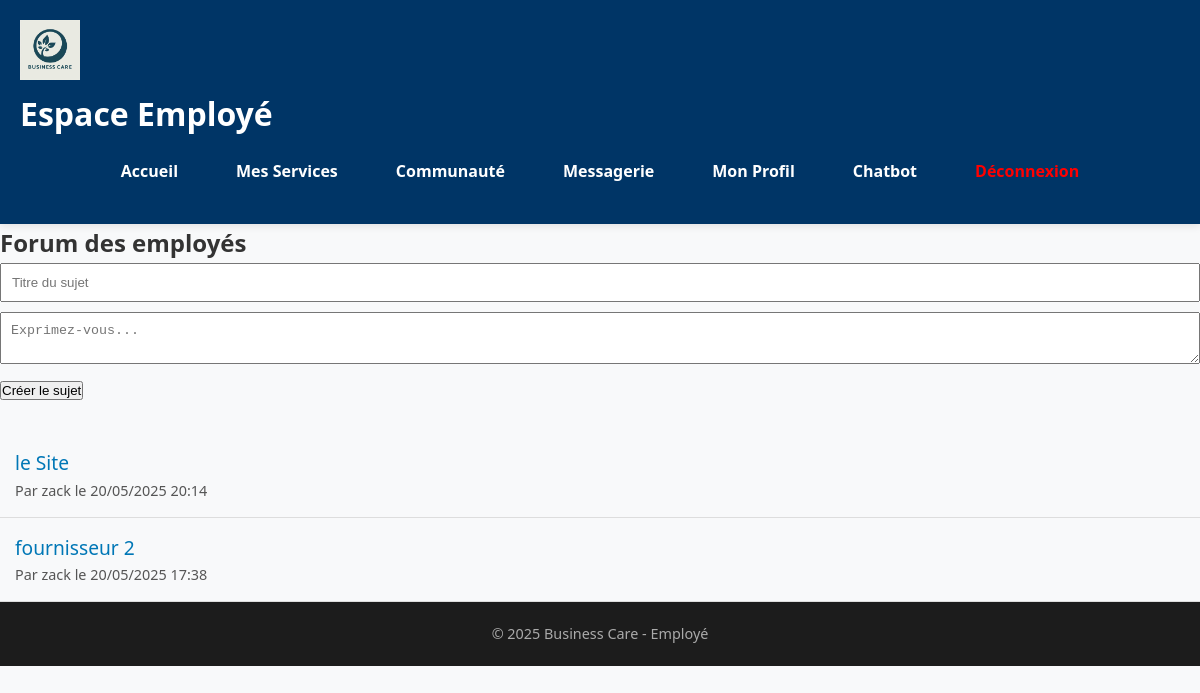
/employee/community.php (signed in), run on the app's committed database.
### tables this page shows
CREATE TABLE `community_posts` (
  `id` int(11) NOT NULL,
  `user_id` int(11) NOT NULL,
  `title` varchar(255) NOT NULL,
  `content` text NOT NULL,
  `created_at` timestamp NOT NULL DEFAULT CURRENT_TIMESTAMP
);

CREATE TABLE `users` (
  `id` int(11) NOT NULL,
  `company_id` int(11) DEFAULT NULL,
  `name` varchar(100) NOT NULL,
  `firstname` varchar(100) DEFAULT NULL,
  `email` varchar(100) NOT NULL,
  `phone` varchar(20) DEFAULT NULL,
  `password` varchar(255) NOT NULL,
  `role` enum('admin','client','employee','provider') NOT NULL,
  `position` varchar(100) DEFAULT NULL,
  `status` enum('pending','approved','rejected') DEFAULT 'pending',
  `created_at` timestamp NOT NULL DEFAULT CURRENT_TIMESTAMP,
  `archive_reason` text,
  `first_login` tinyint(1) DEFAULT '1'
);

### employee/community.php (the view, shortened to what this page needs)
<?php
include 'includes/header.php';
$posts = $pdo->query("
    SELECT p.id, p.title, p.created_at, u.firstname
    FROM community_posts p
    JOIN users u ON p.user_id = u.id
    ORDER BY p.created_at DESC
")->fetchAll();
?>
<main class="form-section">
    <h2>Forum des employés</h2>
    <form method="POST" action="create_post.php" style="margin-bottom: 30px;">
        <input type="text" name="title" placeholder="Titre du sujet" required style="width:100%;padding:10px;margin-bottom:10px;">
        <textarea name="content" placeholder="Exprimez-vous..." required style="width:100%;padding:10px;"></textarea>
        <button type="submit" style="margin-top:10px;">Créer le sujet</button>
    </form>
    <ul style="list-style:none; padding:0;">
        <?php foreach ($posts as $post): ?>
            <li style="padding:15px; border-bottom:1px solid #ddd;">
                <a href="post.php?id=<?= $post['id'] ?>" style="font-size:1.2rem; color:#0077b6; text-decoration:none;">
                    <?= htmlspecialchars($post['title']) ?>
                </a>
                <div style="font-size:0.9rem; color:#555;">Par <?= htmlspecialchars($post['firstname']) ?> le <?= date('d/m/Y H:i', strtotime($post['created_at'])) ?></div>
            </li>
        <?php endforeach; ?>
    </ul>
</main>
<?php include 'includes/footer.php'; ?>

### assets/css/style.css (style rules this page uses)
* { margin: 0; padding: 0; box-sizing: border-box; }
:root { --primary: #003566; --secondary: #ffc300; --light: #f8f9fa; --dark: #1c1c1c; --text: #333; --accent: #0077b6; }
html, body { height: 100%; display: flex; flex-direction: column; }
body { font-family: 'Segoe UI', Tahoma, Geneva, Verdana, sans-serif; background-color: var(--light); color: var(--text); line-height: 1.6; }

### data on the page
community_posts: title "le Site", user.firstname "zack", created_at "20/05/2025 20:14"
community_posts: title "fournisseur 2", user.firstname "zack", created_at "20/05/2025 17:38"
